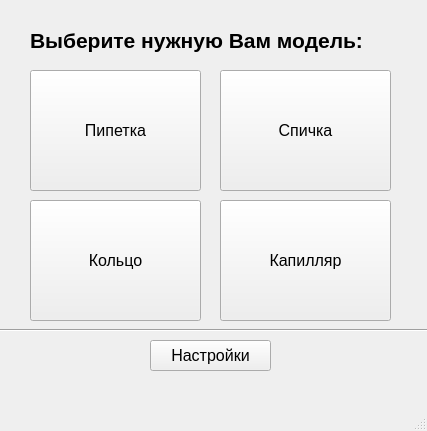
<?xml version="1.0" encoding="UTF-8"?>
<ui version="4.0">
 <class>MainWindow</class>
 <widget class="QMainWindow" name="MainWindow">
  <property name="geometry">
   <rect>
    <x>0</x>
    <y>0</y>
    <width>427</width>
    <height>431</height>
   </rect>
  </property>
  <property name="minimumSize">
   <size>
    <width>427</width>
    <height>431</height>
   </size>
  </property>
  <property name="maximumSize">
   <size>
    <width>427</width>
    <height>431</height>
   </size>
  </property>
  <property name="windowTitle">
   <string>MainWindow</string>
  </property>
  <widget class="QWidget" name="centralwidget">
   <widget class="QLabel" name="label">
    <property name="geometry">
     <rect>
      <x>30</x>
      <y>0</y>
      <width>361</width>
      <height>81</height>
     </rect>
    </property>
    <property name="font">
     <font>
      <pointsize>16</pointsize>
      <weight>75</weight>
      <bold>true</bold>
     </font>
    </property>
    <property name="text">
     <string>Выберите нужную Вам модель:</string>
    </property>
   </widget>
   <widget class="QPushButton" name="pipetka">
    <property name="geometry">
     <rect>
      <x>30</x>
      <y>70</y>
      <width>171</width>
      <height>121</height>
     </rect>
    </property>
    <property name="font">
     <font>
      <pointsize>12</pointsize>
     </font>
    </property>
    <property name="text">
     <string>Пипетка</string>
    </property>
   </widget>
   <widget class="QPushButton" name="spichka">
    <property name="geometry">
     <rect>
      <x>220</x>
      <y>70</y>
      <width>171</width>
      <height>121</height>
     </rect>
    </property>
    <property name="font">
     <font>
      <pointsize>12</pointsize>
     </font>
    </property>
    <property name="text">
     <string>Спичка</string>
    </property>
   </widget>
   <widget class="QPushButton" name="kolco">
    <property name="geometry">
     <rect>
      <x>30</x>
      <y>200</y>
      <width>171</width>
      <height>121</height>
     </rect>
    </property>
    <property name="font">
     <font>
      <pointsize>12</pointsize>
     </font>
    </property>
    <property name="text">
     <string>Кольцо</string>
    </property>
   </widget>
   <widget class="QPushButton" name="kapillar">
    <property name="geometry">
     <rect>
      <x>220</x>
      <y>200</y>
      <width>171</width>
      <height>121</height>
     </rect>
    </property>
    <property name="font">
     <font>
      <pointsize>12</pointsize>
     </font>
    </property>
    <property name="text">
     <string>Капилляр</string>
    </property>
   </widget>
   <widget class="Line" name="line">
    <property name="geometry">
     <rect>
      <x>0</x>
      <y>320</y>
      <width>431</width>
      <height>20</height>
     </rect>
    </property>
    <property name="orientation">
     <enum>Qt::Horizontal</enum>
    </property>
   </widget>
   <widget class="QPushButton" name="settings">
    <property name="geometry">
     <rect>
      <x>150</x>
      <y>340</y>
      <width>121</width>
      <height>31</height>
     </rect>
    </property>
    <property name="font">
     <font>
      <pointsize>12</pointsize>
     </font>
    </property>
    <property name="text">
     <string>Настройки</string>
    </property>
   </widget>
  </widget>
  <widget class="QMenuBar" name="menubar">
   <property name="geometry">
    <rect>
     <x>0</x>
     <y>0</y>
     <width>427</width>
     <height>25</height>
    </rect>
   </property>
  </widget>
  <widget class="QStatusBar" name="statusbar"/>
 </widget>
 <resources/>
 <connections/>
</ui>
